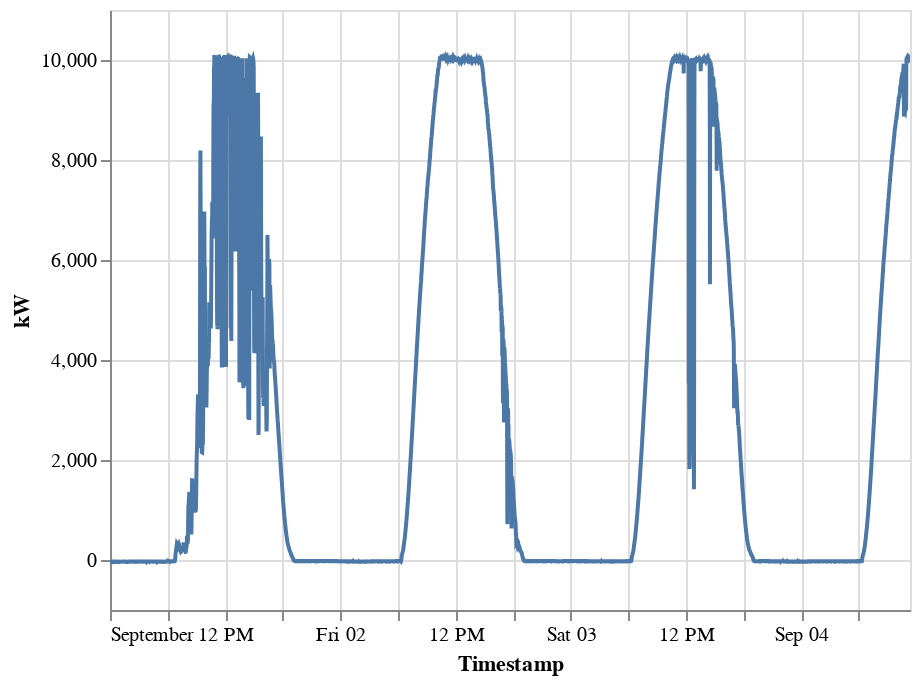

The code cell stored with this chart in its notebook:
### Code cell
#plot the first few days PV production curve
import altair as alt

df_sub = df.head(5000)

alt.Chart(df_sub).mark_line().encode(
  x='Timestamp:T',
  y='kW'
).interactive(bind_y=False)

### Figure 1 — Vega-Lite specification as saved in the notebook (floating-point values rounded to 4 significant figures; data arrays with more than 128 entries replaced by an {"elided": "..."} marker saying what was removed)
{"config": {"view": {"continuousWidth": 400, "continuousHeight": 300}}, "data": {"name": "data-90f517ee7d743491540544a612d7b151"}, "mark": "line", "encoding": {"x": {"type": "temporal", "field": "Timestamp"}, "y": {"type": "quantitative", "field": "kW"}}, "selection": {"selector009": {"type": "interval", "bind": "scales", "encodings": ["x"]}}, "$schema": "https://vega.github.io/schema/vega-lite/v4.8.1.json", "datasets": {"data-90f517ee7d743491540544a612d7b151": {"elided": "5000 records"}}}
